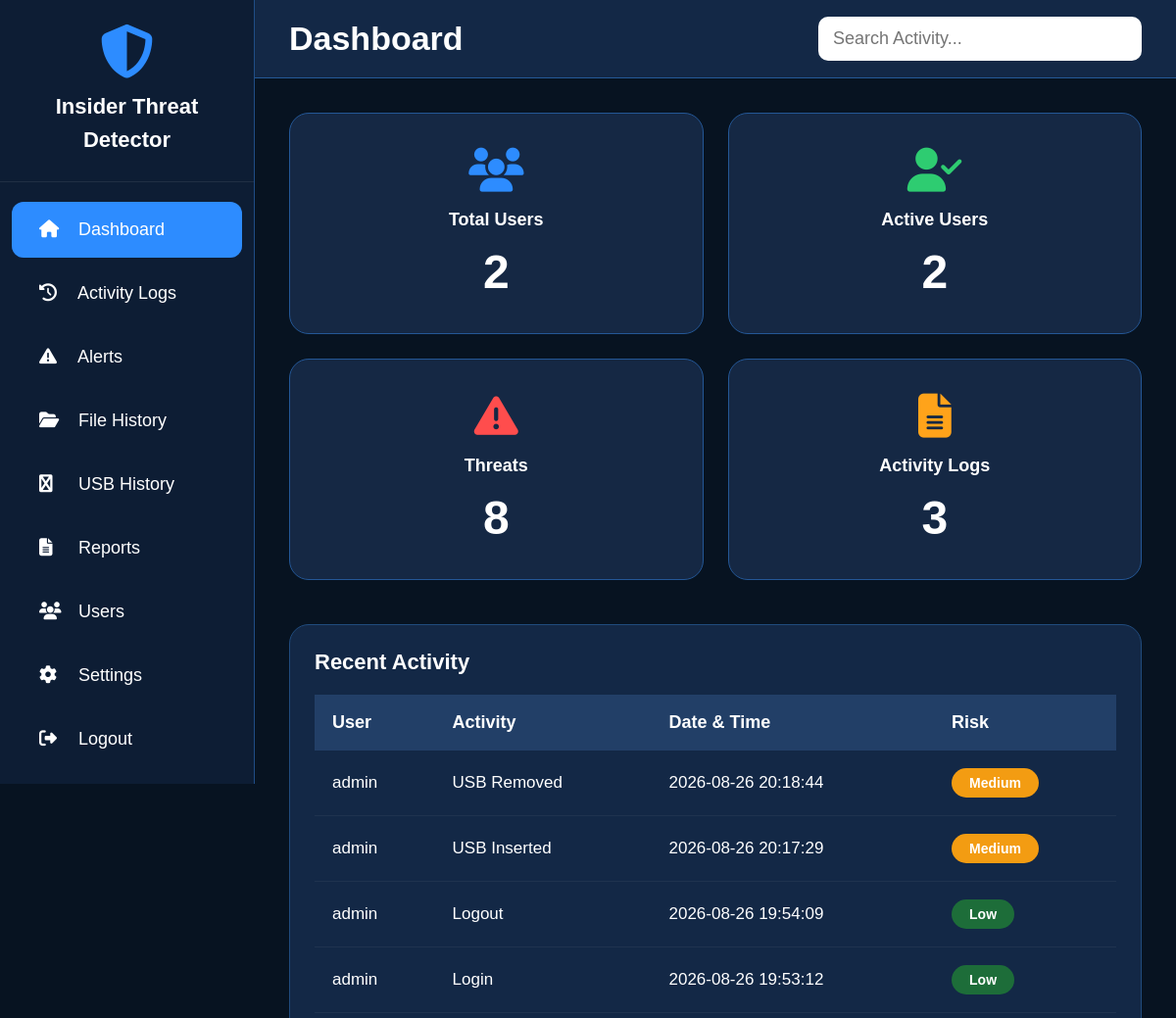
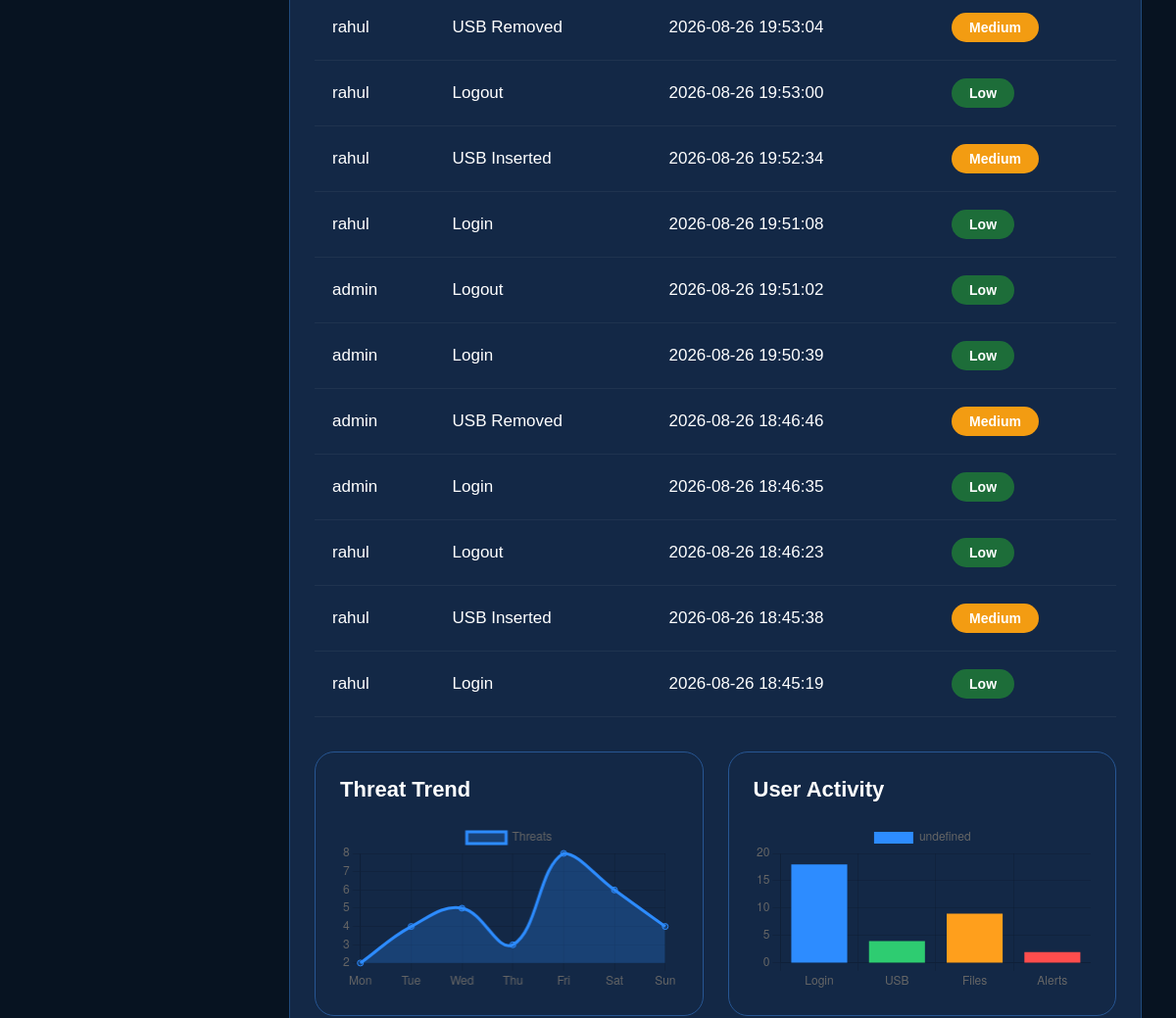
The page /dashboard (signed in, upper part) on the database as committed earlier (2 pictures, top to bottom).
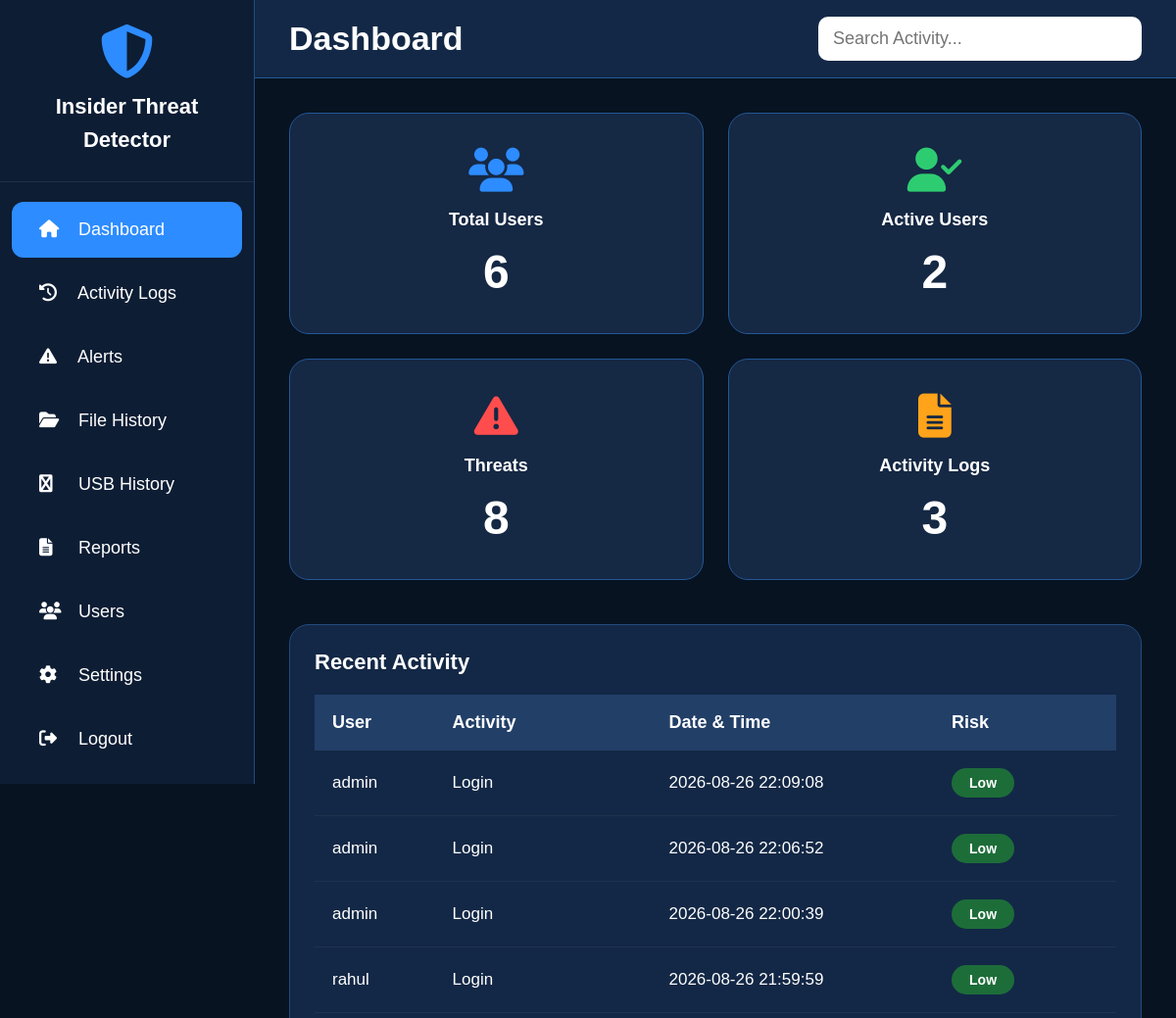
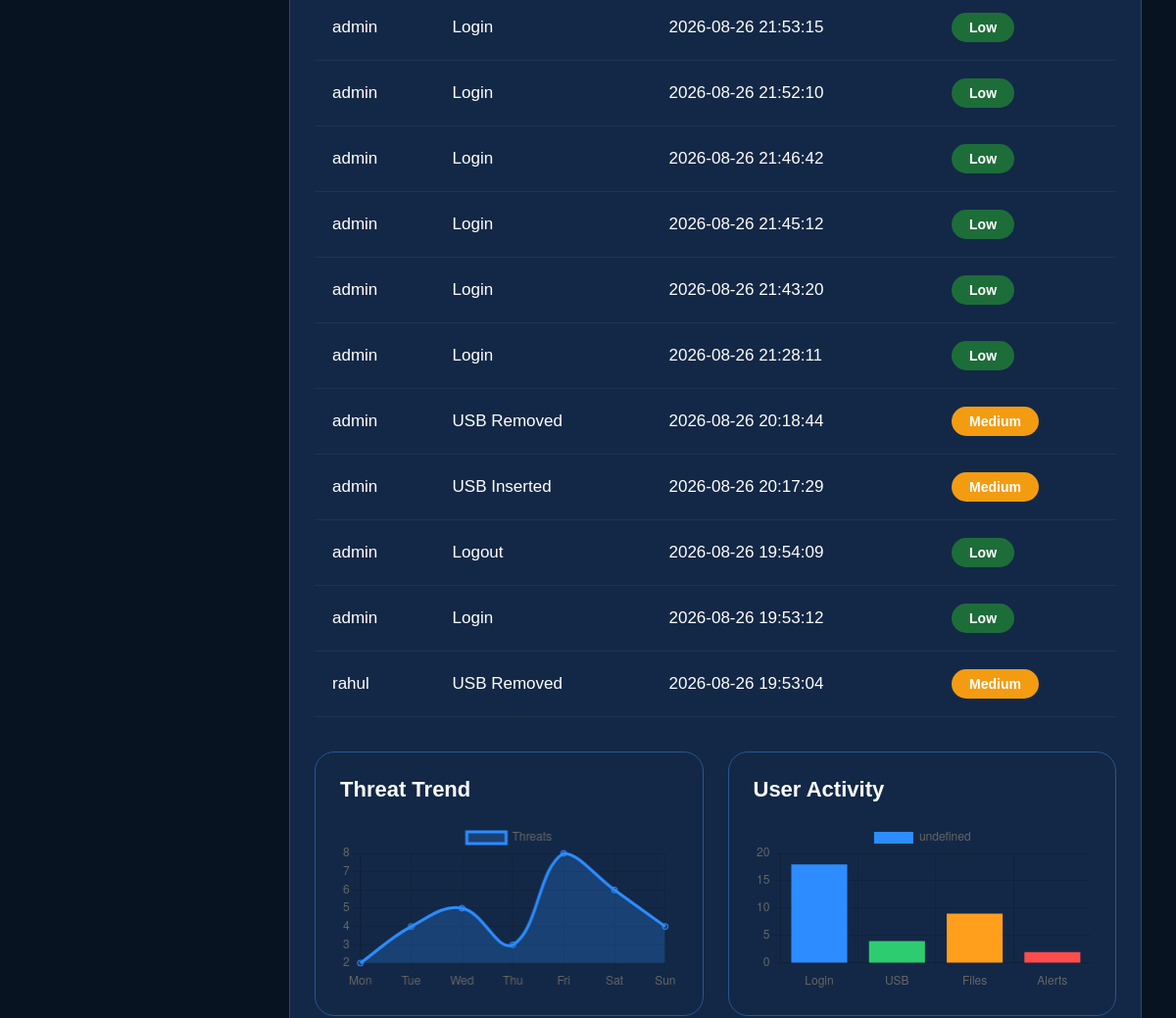
The same page on the database as committed later (2 pictures, top to bottom).
### tables this page shows
CREATE TABLE activity_logs (
            id INTEGER PRIMARY KEY AUTOINCREMENT,
            username TEXT, activity TEXT, details TEXT,
            risk_level TEXT, date TEXT, time TEXT
        );

### app.py (the view)
@app.route("/dashboard")
def dashboard():
    if not login_required():
        return redirect("/")
    conn = get_db()
    data = {
        "users": conn.execute("SELECT COUNT(*) FROM users").fetchone()[0],
        "logins": conn.execute(
            "SELECT COUNT(DISTINCT username) FROM login_logs WHERE status='Success'"
        ).fetchone()[0],
        "alerts": conn.execute("SELECT COUNT(*) FROM alerts").fetchone()[0],
        "files": conn.execute("SELECT COUNT(*) FROM file_logs").fetchone()[0],
        "activities": conn.execute("""
            SELECT username,activity,date,time,risk_level
            FROM activity_logs ORDER BY id DESC LIMIT 15
        """).fetchall()
    }
    alerts = conn.execute("""
        SELECT description FROM alerts ORDER BY id DESC LIMIT 5
    """).fetchall()
    usb = conn.execute("SELECT COUNT(*) FROM usb_logs").fetchone()[0]
    files = conn.execute("SELECT COUNT(*) FROM file_logs").fetchone()[0]
    conn.close()
    return page("dashboard.html", data=data, alerts=alerts, usb=usb, files=files)

### app.py (called while the page is built)
def login_required():
    return "username" in session

def page(name, **data):
    data["username"] = session.get("username")
    data["role"] = session.get("role")
    return render_template(name, **data)

### database.py (called while the page is built)
def get_db():
    conn = sqlite3.connect(DATABASE)
    conn.row_factory = sqlite3.Row
    return conn

### templates/dashboard.html (shortened to what the changed rows need)
<!DOCTYPE html>
<html lang="en">
<head>
<link rel="stylesheet"
href="https://cdnjs.cloudflare.com/ajax/libs/font-awesome/6.5.2/css/all.min.css">
</head>
<body>
<div class="sidebar">
<div class="logo">
<h2>
Insider Threat<br>
Detector
</h2>
</div>
</div>
<div class="main">
<div class="topbar">
<h1>Dashboard</h1>
</div>
<div class="content">
<div class="cards">
    <div class="card">
        <i class="fa-solid fa-users blue"></i>
        <h3>Total Users</h3>
        <h1>{{data.users}}</h1>
    </div>
    <div class="card">
        <h1>{{data.logins}}</h1>
    </div>
    <div class="card">
        <h1>{{data.alerts}}</h1>
    </div>
    <div class="card">
        <h1>{{data.files}}</h1>
    </div>
</div>
<div class="table-box">
    <h2>Recent Activity</h2>
    <table>
        <thead>
            <tr>
                <th>User</th>
                <th>Activity</th>
                <th>Date & Time</th>
                <th>Risk</th>
            </tr>
        </thead>
        <tbody id="activityTable">
        {% for row in data.activities %}
            <tr>
                <td>{{row.username}}</td>
                <td>{{row.activity}}</td>
                <td>{{row.date}} {{row.time}}</td>
                <td>
                    {% if row.risk_level=="High" %}
                    <span class="risk high">
                    High
                    </span>
                    {% elif row.risk_level=="Medium" %}
                    <span class="risk medium">
                    Medium
                    </span>
                    {% else %}
                    <span class="risk low">
                    Low
                    </span>
                    {% endif %}
                </td>
            </tr>
        {% endfor %}
        </tbody>
    </table>
    <div class="bottom-section">
    <div class="chart-box">
        <h2>Threat Trend</h2>
    </div>
    <div class="chart-box">
        <h2>User Activity</h2>
    </div>
</div>
</div>
</div>
</div>
<script>
const threatChart=new Chart(
document.getElementById("threatChart"),
{
type:"line",
data:{
labels:["Mon","Tue","Wed","Thu","Fri","Sat","Sun"],
datasets:[{
label:"Threats",
data:[2,4,5,3,8,6,4],
borderColor:"#2d8cff",
backgroundColor:"rgba(45,140,255,.25)",
fill:true,
tension:.4
}]
}
});
const userChart=new Chart(
document.getElementById("userChart"),
{
type:"bar",
data:{
labels:["Login","USB","Files","Alerts"],
datasets:[{
data:[18,4,9,2],
backgroundColor:[
"#2d8cff",
"#2ecc71",
"#ff9f1c",
"#ff4d4d"
]
}]
}
});
</script>
</body>
</html>

Rows that differ between the two databases and show on the page:
no longer on this page (row unchanged): activity_logs: username "rahul", activity "Logout", date "2026-08-26", time "19:53:00", risk_level "Low"
no longer on this page (row unchanged): activity_logs: username "rahul", activity "USB Inserted", date "2026-08-26", time "19:52:34", risk_level "Medium"
no longer on this page (row unchanged): activity_logs: username "rahul", activity "Login", date "2026-08-26", time "19:51:08", risk_level "Low"
no longer on this page (row unchanged): activity_logs: username "admin", activity "Logout", date "2026-08-26", time "19:51:02", risk_level "Low"
no longer on this page (row unchanged): activity_logs: username "admin", activity "Login", date "2026-08-26", time "19:50:39", risk_level "Low"
no longer on this page (row unchanged): activity_logs: username "admin", activity "USB Removed", date "2026-08-26", time "18:46:46", risk_level "Medium"
no longer on this page (row unchanged): activity_logs: username "admin", activity "Login", date "2026-08-26", time "18:46:35", risk_level "Low"
no longer on this page (row unchanged): activity_logs: username "rahul", activity "Logout", date "2026-08-26", time "18:46:23", risk_level "Low"
no longer on this page (row unchanged): activity_logs: username "rahul", activity "USB Inserted", date "2026-08-26", time "18:45:38", risk_level "Medium"
no longer on this page (row unchanged): activity_logs: username "rahul", activity "Login", date "2026-08-26", time "18:45:19", risk_level "Low"
added activity_logs: username "admin", activity "Login", date "2026-08-26", time "22:09:08", risk_level "Low"
added activity_logs: username "admin", activity "Login", date "2026-08-26", time "22:06:52", risk_level "Low"
added activity_logs: username "admin", activity "Login", date "2026-08-26", time "22:00:39", risk_level "Low"
added activity_logs: username "rahul", activity "Login", date "2026-08-26", time "21:59:59", risk_level "Low"
added activity_logs: username "admin", activity "Login", date "2026-08-26", time "21:53:15", risk_level "Low"
added activity_logs: username "admin", activity "Login", date "2026-08-26", time "21:52:10", risk_level "Low"
added activity_logs: username "admin", activity "Login", date "2026-08-26", time "21:46:42", risk_level "Low"
added activity_logs: username "admin", activity "Login", date "2026-08-26", time "21:45:12", risk_level "Low"
added activity_logs: username "admin", activity "Login", date "2026-08-26", time "21:43:20", risk_level "Low"
added activity_logs: username "admin", activity "Login", date "2026-08-26", time "21:28:11", risk_level "Low"
Other text that changed with them:
{{ data.users }}: "2" → "6"
